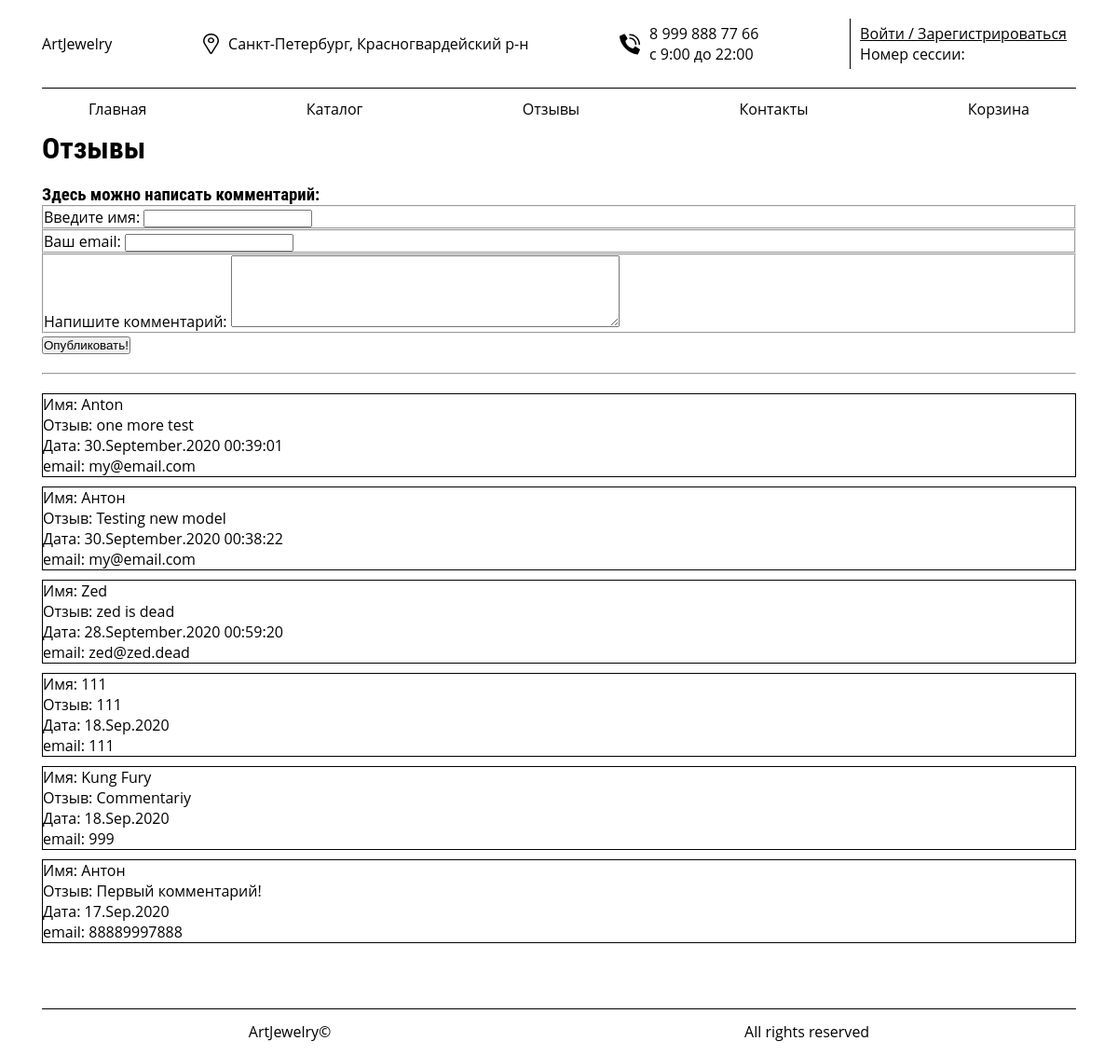
Page /server/comments.php on the committed database.
### tables this page shows
CREATE TABLE `comments` (
  `id` int(10) NOT NULL,
  `user_id` int(10) DEFAULT NULL,
  `user_name` varchar(50) NOT NULL,
  `comment` varchar(1000) NOT NULL,
  `date` varchar(30) DEFAULT NULL,
  `email` varchar(30) DEFAULT NULL
);

### server/comments.php (called while the page is built)
<?php
include 'models/model.php';
include 'models/comments.php';
include 'templates/main.php';

### server/models/model.php (called while the page is built, shortened)
<?php
function getAllComments($link) {
  $query = "select * from `comments` order by `id` desc";
  $result = mysqli_query($link, $query);
  while ($comment = mysqli_fetch_assoc($result)) {
    $comments[] = $comment;
  }
  return $comments;
}

### server/templates/comments.php (the view, shortened to what this page needs)
<h1>Отзывы</h1>
<div class="new-comment-form">
  <h3>Здесь можно написать комментарий:</h3>
  <div class="form-container">
    <form action="form.php" method="POST">
      <fieldset>
        <label for="name">Введите имя:</label>
        <input id="name" type="text" name="name" required>
      </fieldset>
      <fieldset>
        <label for="email">Ваш email:</label>
        <input id="email" type="email" name="email" required>
      </fieldset>
      <fieldset>
        <label for="text">Напишите комментарий:</label>
        <textarea id="text" rows="5" cols="50" name="text" required></textarea>
      </fieldset>
      <input type="submit" name="post_comment" value="Опубликовать!">
    </form>
  </div>
</div>
<hr>
<div class="comments">
  <?php
  $comments = getAllComments($link);
  if (!$comments):?>
    <p>Комментариев нет. Оставьте первый отзыв.</p>
  <?php elseif ($comments):
    foreach ($comments as $comment):?>
      <div class="comment">
        <p>Имя: <?= $comment['user_name']; ?></p>
        <p>Отзыв: <?= $comment['comment']; ?></p>
        <p>Дата: <?= $comment['date']; ?></p>
        <p>email: <?= $comment['email']; ?></p>
      </div>
    <?php endforeach; ?>
  <?php endif; ?>
</div>

### public/css/style.css (style rules this page uses)
*, *::after, *::before { margin: 0; padding: 0; box-sizing: border-box; }
body { font-family: "Open Sans", sans-serif; color: #000; background-color: #fff; }
html, body { height: 100%; }
h1, h2, h3, h4, h5, h6 { font-family: "Roboto Condensed", sans-serif; color: #000; font-weight: bold; }

### public/css/comments.css (style rules this page uses)
.comment { border: 1px solid black; margin-bottom: 10px; }
.new-comment-form, .comments { margin: 20px auto; }

### rows in the picture
comments: user_name "Anton", comment "one more test", date "30.September.2020 00:39:01", email "my@email.com"
comments: user_name "Антон", comment "Testing new model", date "30.September.2020 00:38:22", email "my@email.com"
comments: user_name "Zed", comment "zed is dead", date "28.September.2020 00:59:20", email "zed@zed.dead"
comments: user_name "111", comment "111", date "18.Sep.2020", email "111"
comments: user_name "Kung Fury", comment "Commentariy", date "18.Sep.2020", email "999"
comments: user_name "Антон", comment "Первый комментарий!", date "17.Sep.2020", email "88889997888"
